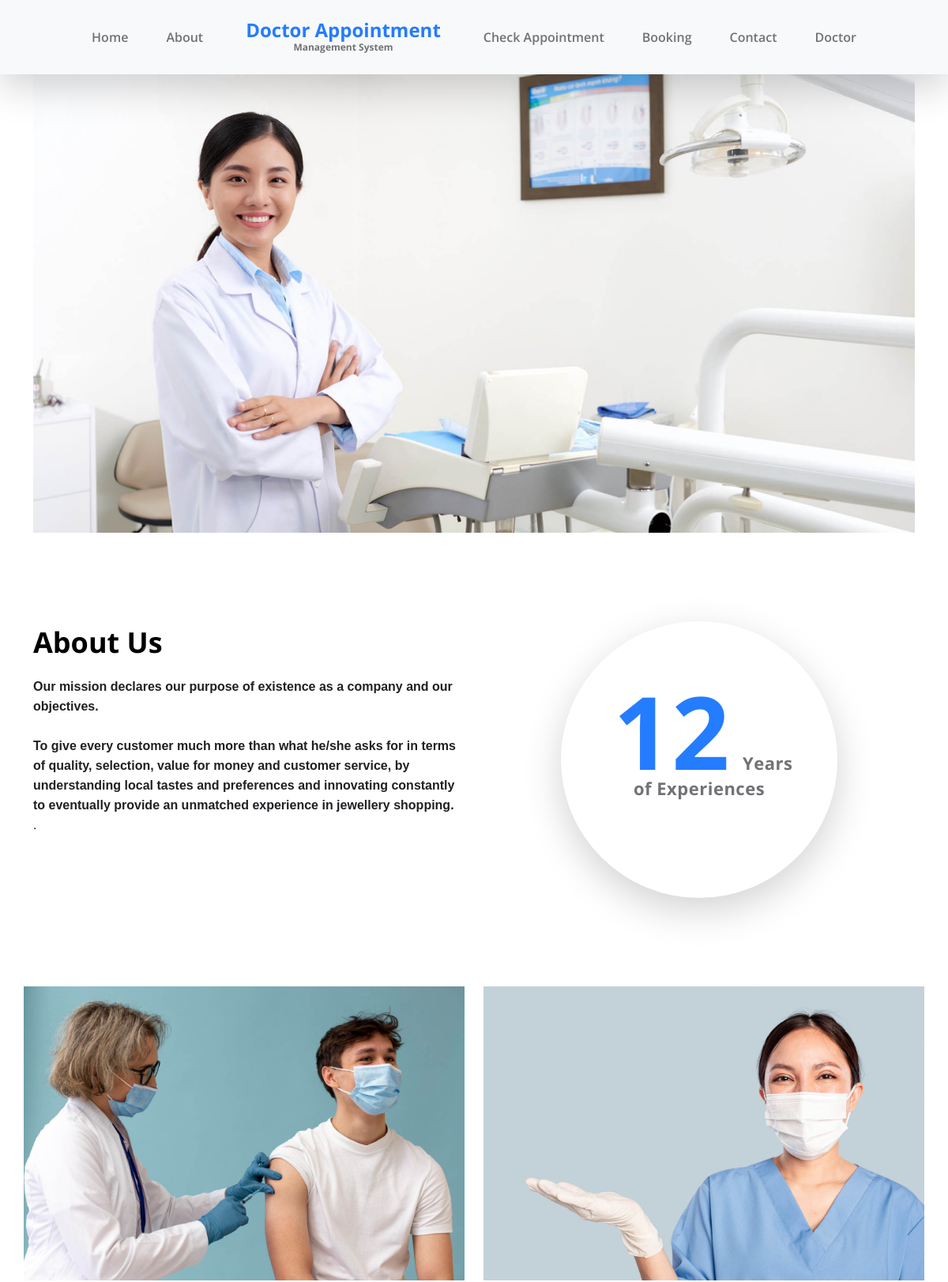
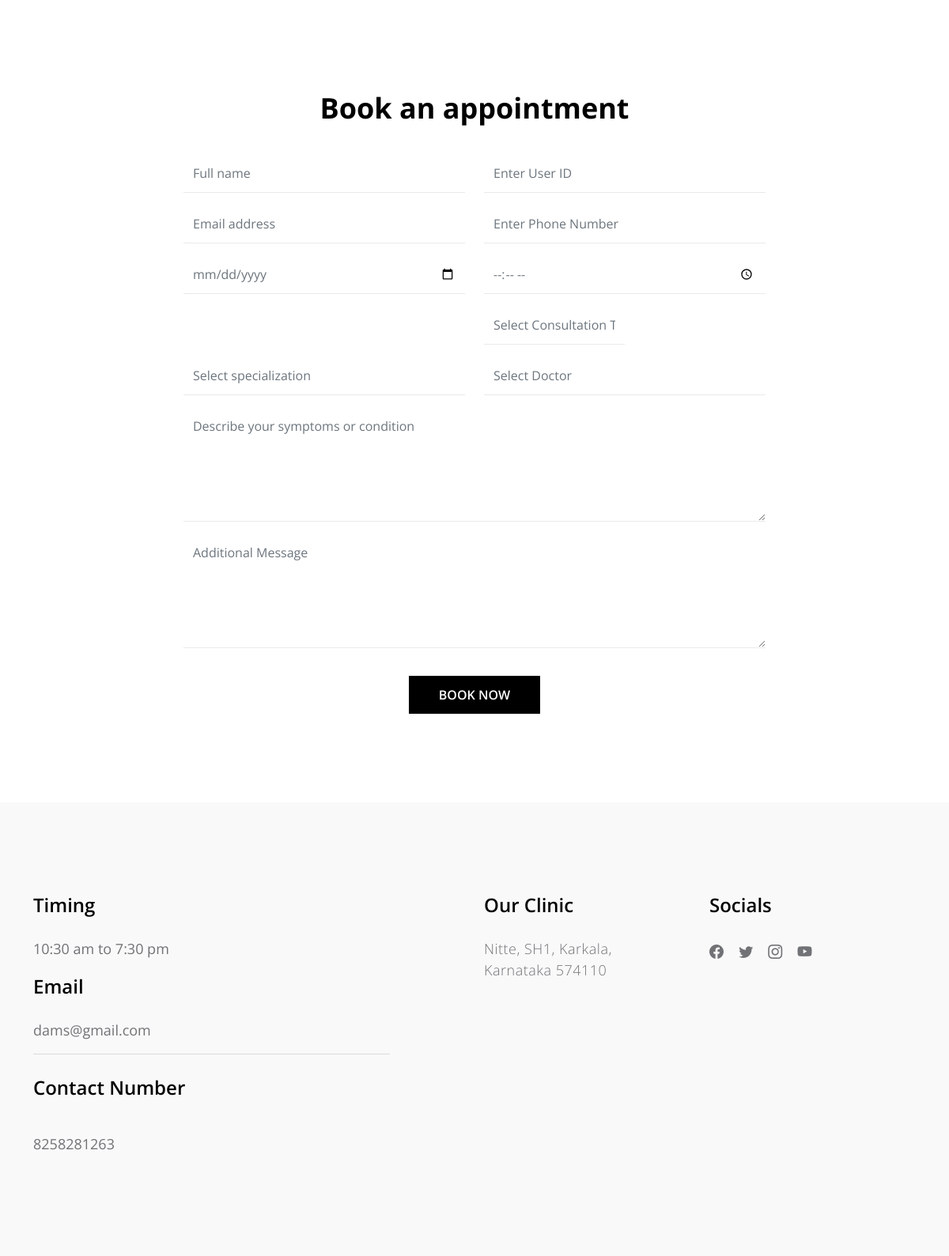
Screenshot of /dams/index.php with the database file from the repository (2 pictures, top to bottom).
### tables this page shows
CREATE TABLE `tblpage` (
  `ID` int(10) NOT NULL,
  `PageType` varchar(200) DEFAULT NULL,
  `PageTitle` mediumtext DEFAULT NULL,
  `PageDescription` mediumtext DEFAULT NULL,
  `Email` varchar(200) DEFAULT NULL,
  `MobileNumber` bigint(10) DEFAULT NULL,
  `UpdationDate` date DEFAULT NULL,
  `Timing` varchar(200) NOT NULL
);

### dams/index.php (the view, shortened to what this page needs)
<?php
include('doctor/includes/dbconnection.php');
?>
<!doctype html>
<html lang="en">
    <head>
        <link href="css/bootstrap.min.css" rel="stylesheet">
        <link href="css/bootstrap-icons.css" rel="stylesheet">
        <link href="css/owl.carousel.min.css" rel="stylesheet">
        <link href="css/owl.theme.default.min.css" rel="stylesheet">
        <link href="css/templatemo-medic-care.css" rel="stylesheet">
    </head>
    <body id="top">
        <main>
            <?php include_once('includes/header.php');?>
            <section class="hero" id="hero">
                <div class="container">
                    <div class="row">
                        <div class="col-12">
                            <div id="myCarousel" class="carousel slide carousel-fade" data-bs-ride="carousel">
                                <div class="carousel-inner">
                                    <div class="carousel-item">
                                        <img src="images/slider/young-asian-female-dentist-white-coat-posing-clinic-equipment.jpg" class="img-fluid" alt="">
                                    </div>
                                </div>
                            </div>
                        </div>
                    </div>
                </div>
            </section>
            <section class="section-padding" id="about">
                <div class="container">
                    <div class="row">
                        <div class="col-lg-6 col-md-6 col-12">
                            <?php
$sql="SELECT * from tblpage where PageType='aboutus'";
$query = $dbh -> prepare($sql);
$query->execute();
$results=$query->fetchAll(PDO::FETCH_OBJ);
$cnt=1;
if($query->rowCount() > 0)
{
foreach($results as $row)
{               ?>
                            <h2 class="mb-lg-3 mb-3"><?php  echo htmlentities($row->PageTitle);?></h2>
                            <p><?php  echo ($row->PageDescription);?>.</p>
                           <?php $cnt=$cnt+1;}} ?>
                        </div>
                        <div class="col-lg-4 col-md-5 col-12 mx-auto">
                            <div class="featured-circle bg-white shadow-lg d-flex justify-content-center align-items-center">
                                <p class="featured-text"><span class="featured-number">12</span> Years<br> of Experiences</p>
                            </div>
                        </div>
                    </div>
                </div>
            </section>
            <section class="gallery">
                <div class="container">
                    <div class="row">
                        <div class="col-lg-6 col-6 ps-0">
                            <img src="images/gallery/medium-shot-man-getting-vaccine.jpg" class="img-fluid galleryImage" alt="get a vaccine" title="get a vaccine for yourself">
                        </div>
                        <div class="col-lg-6 col-6 pe-0">
                            <img src="images/gallery/female-doctor-with-presenting-hand-gesture.jpg" class="img-fluid galleryImage" alt="wear a mask" title="wear a mask to protect yourself">
                        </div>
                    </div>
                </div>
            </section>
            <section class="section-padding" id="booking">
                <div class="container">
                    <div class="row">
                        <div class="col-lg-8 col-12 mx-auto">
                            <div class="booking-form">
                                <h2 class="text-center mb-lg-3 mb-2">Book an appointment</h2>
                                <form role="form" method="post">
                                    <div class="row">
                                        <div class="col-lg-6 col-12">
                                            <input type="text" name="name" id="name" class="form-control" placeholder="Full name" required='true'>
                                        </div>
                                        <div class="col-lg-6 col-12">
    <input type="text" name="UserId" id="UserId" class="form-control" placeholder="Enter User ID">
</div>
                                        <div class="col-lg-6 col-12">
                                            <input type="email" name="email" id="email" pattern="[^ @]*@[^ @]*" class="form-control" placeholder="Email address" required='true'>
                                        </div>
                                        <div class="col-lg-6 col-12">
                                            <input type="telephone" name="phone" id="phone" class="form-control" placeholder="Enter Phone Number" maxlength="10">
                                        </div>
                                        <div class="col-lg-6 col-12">
                                            <input type="date" name="date" id="date" value="" class="form-control">
                                        </div>
                                            <div class="col-lg-6 col-12">
                                            <input type="time" name="time" id="time" value="" class="form-control">
                                            <div class="col-lg-6 col-12">
    <select name="consultation_type" id="consultation_type" class="form-control" required>
        <option value="">Select Consultation Type</option>
    </select>
</div>
                                        </div>
    <div class="col-lg-6 col-12">
<select onChange="getdoctors(this.value);"  name="specialization" id="specialization" class="form-control" required>
<option value="">Select specialization</option>
</select>
</div>
    <div class="col-lg-6 col-12">
<select name="doctorlist" id="doctorlist" class="form-control">
<option value="">Select Doctor</option>
</select>
</div>
<div class="col-12">
    <textarea class="form-control" rows="5" id="patient-description" name="patient_description" placeholder="Describe your symptoms or condition"></textarea>
</div>
                                        <div class="col-12">
                                            <textarea class="form-control" rows="5" id="message" name="message" placeholder="Additional Message"></textarea>
                                        </div>
                                        <div class="col-lg-3 col-md-4 col-6 mx-auto">
                                            <button type="submit" class="form-control" name="submit" id="submit-button">Book Now</button>
                                        </div>
                                    </div>
                                </form>
                            </div>
                        </div>
                    </div>
                </div>
            </section>
        </main>
        <?php include_once('includes/footer.php');?>
    </body>
</html>

### dams/includes/header.php (shortened to what this page needs)
<nav class="navbar navbar-expand-lg bg-light fixed-top shadow-lg">
                <div class="container">
                    <div class="collapse navbar-collapse" id="navbarNav">
                        <ul class="navbar-nav mx-auto">
                            <li class="nav-item active">
                                <a class="nav-link" href="index.php">Home</a>
                            </li>
                            <li class="nav-item">
                                <a class="nav-link" href="#about">About</a>
                            </li>
                            <a class="navbar-brand d-none d-lg-block" href="index.php">
                                Doctor Appointment
                                <strong class="d-block">Management System</strong>
                            </a>
                            <li class="nav-item">
                                <a class="nav-link" href="check-appointment.php">Check Appointment</a>
                            </li>
                            <li class="nav-item">
                                <a class="nav-link" href="#booking">Booking</a>
                            </li>
                            <li class="nav-item">
                                <a class="nav-link" href="#contact">Contact</a>
                            </li>
                             <li class="nav-item active">
                                <a class="nav-link" href="doctor/login.php">Doctor</a>
                            </li>
                        </ul>
                    </div>
                </div>
            </nav>

### dams/includes/footer.php (shortened to what this page needs)
<footer class="site-footer section-padding" id="contact">
            <div class="container">
                <div class="row">
                    <div class="col-lg-5 me-auto col-12">
                        <?php
$sql="SELECT * from tblpage where PageType='contactus'";
$query = $dbh -> prepare($sql);
$query->execute();
$results=$query->fetchAll(PDO::FETCH_OBJ);
$cnt=1;
if($query->rowCount() > 0)
{
foreach($results as $row)
{               ?>
                        <h5 class="mb-lg-4 mb-3">Timing</h5>
                        <ul class="list-group list-group-flush">
                            <li class="list-group-item d-flex">
                                <?php  echo ($row->Timing);?>
                            </li></ul>
                            <h5 class="mb-lg-4 mb-3">Email</h5>
                            <ul class="list-group list-group-flush">
                            <li class="list-group-item d-flex">
                                <?php  echo ($row->Email);?></li>
                                <br>
                                 <h5 class="mb-lg-4 mb-3">Contact Number</h5>
                            <li class="list-group-item d-flex">
                                <?php  echo ($row->MobileNumber);?></li>
                        </ul>
                    </div>
                    <div class="col-lg-2 col-md-6 col-12 my-4 my-lg-0">
                        <h5 class="mb-lg-4 mb-3">Our Clinic</h5>
                        <p><?php  echo ($row->PageDescription);?></p>
                    </div>
<?php $cnt=$cnt+1;}} ?>
                    <div class="col-lg-3 col-md-6 col-12 ms-auto">
                        <h5 class="mb-lg-4 mb-2">Socials</h5>
                        <ul class="social-icon">
                            <li><a href="#" class="social-icon-link bi-facebook"></a></li>
                            <li><a href="#" class="social-icon-link bi-twitter"></a></li>
                            <li><a href="#" class="social-icon-link bi-instagram"></a></li>
                            <li><a href="#" class="social-icon-link bi-youtube"></a></li>
                        </ul>
                    </div>
                </div>
        </footer>

### dams/css/templatemo-medic-care.css (style rules this page uses)
:root { --white-color: #FFFFFF; --primary-color: #247cff; --section-bg-color: #F9F9F9; --dark-color: #000000; --title-color: #565758; --p-color: #717275; --border-color: #eaeaea; --body-font-family: 'Open Sans', sans-serif; --h1-font-size: 48px; --h2-font-size: 36px; --h3-font-size: 32px; --h4-font-size: 28px; --h5-font-size: 24px; --h6-font-size: 22px; --p-font-size: 18px; --menu-font-size: 16px; --font-weight-light: 300; --font-weight-normal: 400; --font-weight-semibold: 600; --font-weight-bold: 700; }
body { background: var(--white-color); font-family: var(--body-font-family); position: relative; padding-top: 94px; }
h2, h3, h4, h5, h6 { color: var(--dark-color); line-height: inherit; }
h1, h2, h3, h4, h5, h6 { font-weight: var(--font-weight-semibold); }
h1, h2 { font-weight: var(--font-weight-bold); }
h2 { font-size: var(--h2-font-size); }
h5 { font-size: var(--h5-font-size); }
p { color: var(--p-color); font-size: var(--p-font-size); font-weight: var(--font-weight-light); letter-spacing: 0.5px; }
a, button { touch-action: manipulation; transition: all 0.3s; }
a { color: var(--p-color); text-decoration: none; }
.section-padding { padding-top: 7rem; padding-bottom: 7rem; }
b, strong { font-weight: var(--font-weight-bold); }
.list-group-item { background-color: transparent; color: var(--p-color); font-size: var(--p-font-size); padding: 1rem 0; }
.list-group-item:first-child { padding-top: 0; }
.hero { padding-top: 0rem; }
.hero .container { position: relative; overflow: hidden; height: 580px; }
.featured-circle { border-radius: 100%; width: 350px; height: 350px; margin: 0 auto; padding: 0 20px; }
.featured-text { font-size: var(--h6-font-size); line-height: 2rem; font-weight: var(--font-weight-bold); text-align: center; margin-bottom: 0; }
.featured-number { color: var(--primary-color); font-size: 8rem; margin: 0 10px; }
.navbar { padding-top: 20px; padding-bottom: 20px; }
.navbar-brand { color: var(--primary-color); font-size: var(--h5-font-size); font-weight: var(--font-weight-bold); margin: 0 30px; padding: 0; text-align: center; }
.navbar-brand strong { color: var(--p-color); font-size: 12px; position: relative; bottom: 5px; }
.navbar-expand-lg .navbar-nav .nav-link { padding-right: 1.5rem; padding-left: 1.5rem; }
.navbar-nav .nav-link { color: var(--p-color); font-weight: var(--font-weight-semibold); font-size: var(--menu-font-size); padding-top: 15px; padding-bottom: 15px; }
.booking-form .form-control { background: transparent; border-radius: 0; border: 0; border-bottom: 1px solid var(--border-color); color: #6c757d; font-weight: var(--font-weight-normal); padding-top: 12px; padding-bottom: 12px; margin-top: 15px; transition: all 0.3s; }
.booking-form #submit-button { background: var(--dark-color); border-bottom: 0; font-weight: var(--font-weight-semibold); color: var(--white-color); text-transform: uppercase; margin-top: 35px; }
.site-footer { background: var(--section-bg-color); }
.social-icon { margin: 0; padding: 0; }
.social-icon li { list-style: none; display: inline-block; vertical-align: top; transition: all 0.3s; }
.social-icon-link { font-size: var(--p-font-size); display: inline-block; vertical-align: top; margin-top: 4px; margin-bottom: 4px; margin-right: 15px; }

### rows the page displays
tblpage: PageTitle "About Us", PageDescription "Our mission declares our purpose of existence as a company and our objectives. To give every customer much more than what he/she asks for in terms of quality, selection, value for money and customer service, by understanding local tastes and preferences and innovating constantly to eventually provide an unmatched experience in jewellery shopping."
tblpage: Timing "10:30 am to 7:30 pm", Email "dams@gmail.com", MobileNumber "8258281263", PageDescription "Nitte, SH1, Karkala, Karnataka 574110"
